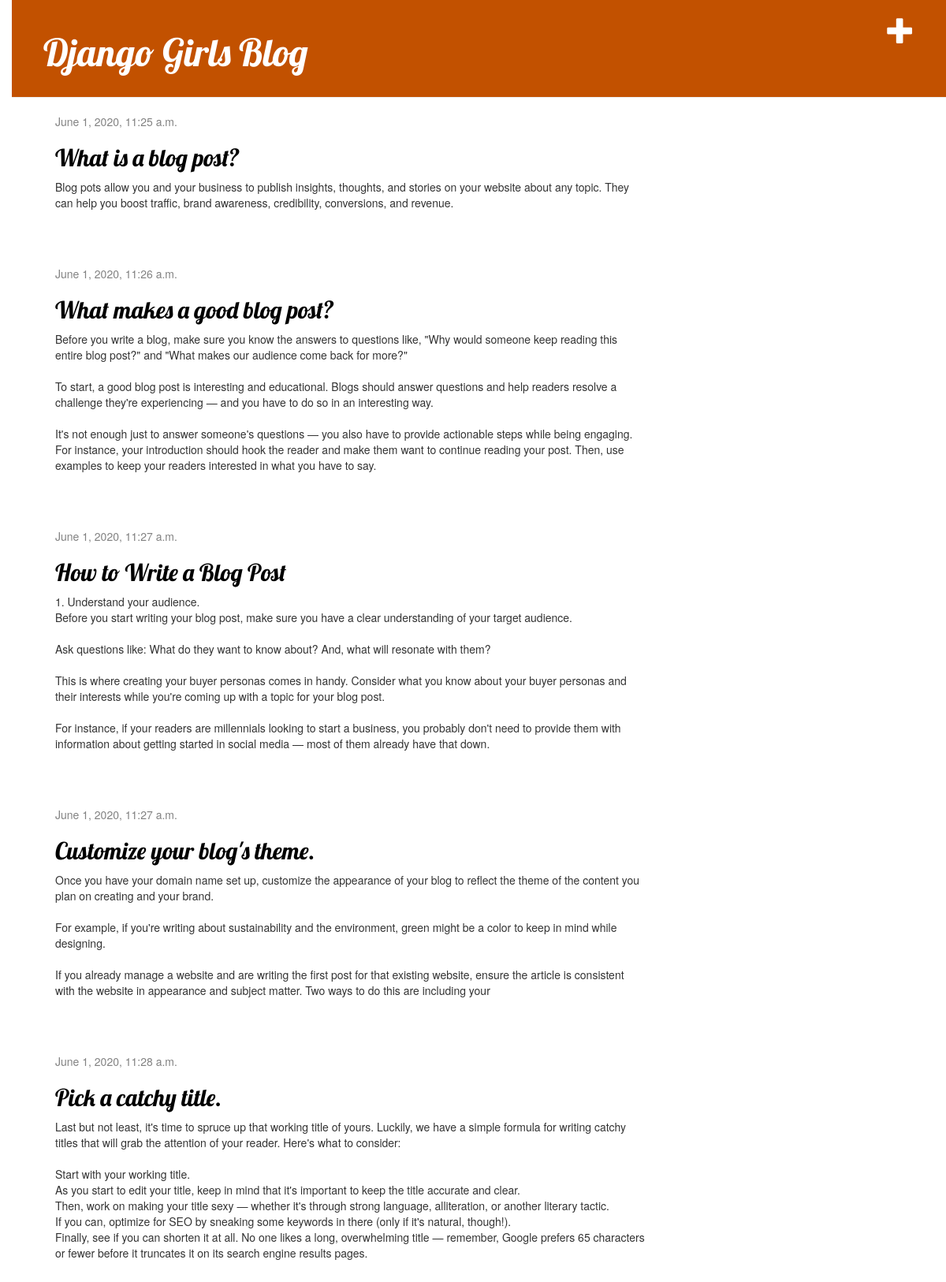
The page / (signed in) on the database its author committed.
### blog/models.py (models this page shows, shortened)
class Post(models.Model):
		author = models.ForeignKey(settings.AUTH_USER_MODEL, on_delete=models.CASCADE)
		title = models.CharField(max_length=200)
		text = models.TextField()
		created_date = models.DateTimeField(default=timezone.now)
		published_date = models.DateTimeField(blank=True, null=True)

### blog/views.py (the view)
# urls.py: path('', views.post_list, name='post_list'),
def post_list(request):
	posts = Post.objects.filter(published_date__lte=timezone.now()).order_by('published_date')
	return render(request, 'blog/post_list.html', {'posts': posts})

### blog/templates/blog/post_list.html
{% extends 'blog/base.html' %}
{% block content %}
	{% for post in posts %}
		<div class="post">
			<div class="date">
				 {{ post.published_date }}
			</div>
			<h2><a href="{% url 'post_detail' pk=post.pk %}">{{ post.title }}</a></h2>
			   <p>{{ post.text|linebreaksbr }}</p>
		</div>
	{% endfor %}
{% endblock %}

### blog/static/css/blog.css (style rules this page uses)
h1 a, h2 a { color: #C25100; font-family: 'Lobster'; }
body { padding-left: 15px; }
h1, h2, h3, h4 { font-family: 'Lobster', cursive; }
.date { color: #828282; }
.post { margin-bottom: 70px; }
.post h2 a, .post h2 a:visited { color :#000000; }

### rows shown on the page
Post: published_date "June 1, 2020, 11:25 a.m.", title "What is a blog post?", text "Blog pots allow you and your business to publish insights, thoughts, and stories on your website about any topic. They can help you boost traffic, brand awareness, credibility, conversions, and revenue."
Post: published_date "June 1, 2020, 11:26 a.m.", title "What makes a good blog post?", text "Before you write a blog, make sure you know the answers to questions like, \"Why would someone keep reading this entire blog post?\" and \"What makes our audience come back for more?\" To start, a good blog post is interesting and educational. Blogs should answer questions and help readers resolve a challenge they're experiencing — and you have to do so in an interesting way. It's not enough just to answer someone's questions — you also have to provide actionable steps while being engaging. For instance, your introduction should hook the reader and make them want to continue reading your post. Then, use examples to keep your readers interested in what you have to say."
Post: published_date "June 1, 2020, 11:27 a.m.", title "How to Write a Blog Post", text "1. Understand your audience. Before you start writing your blog post, make sure you have a clear understanding of your target audience. Ask questions like: What do they want to know about? And, what will resonate with them? This is where creating your buyer personas comes in handy. Consider what you know about your buyer personas and their interests while you're coming up with a topic for your blog post. For instance, if your readers are millennials looking to start a business, you probably don't need to provide them with information about getting started in social media — most of them already have that down."
Post: published_date "June 1, 2020, 11:27 a.m.", title "Customize your blog's theme.", text "Once you have your domain name set up, customize the appearance of your blog to reflect the theme of the content you plan on creating and your brand. For example, if you're writing about sustainability and the environment, green might be a color to keep in mind while designing. If you already manage a website and are writing the first post for that existing website, ensure the article is consistent with the website in appearance and subject matter. Two ways to do this are including your"
Post: published_date "June 1, 2020, 11:28 a.m.", title "Pick a catchy title.", text "Last but not least, it's time to spruce up that working title of yours. Luckily, we have a simple formula for writing catchy titles that will grab the attention of your reader. Here's what to consider: Start with your working title. As you start to edit your title, keep in mind that it's important to keep the title accurate and clear. Then, work on making your title sexy — whether it's through strong language, alliteration, or another literary tactic. If you can, optimize for SEO by sneaking some keywords in there (only if it's natural, though!). Finally, see if you can shorten it at all. No one likes a long, overwhelming title — remember, Google prefers 65 characters or fewer before it…"
